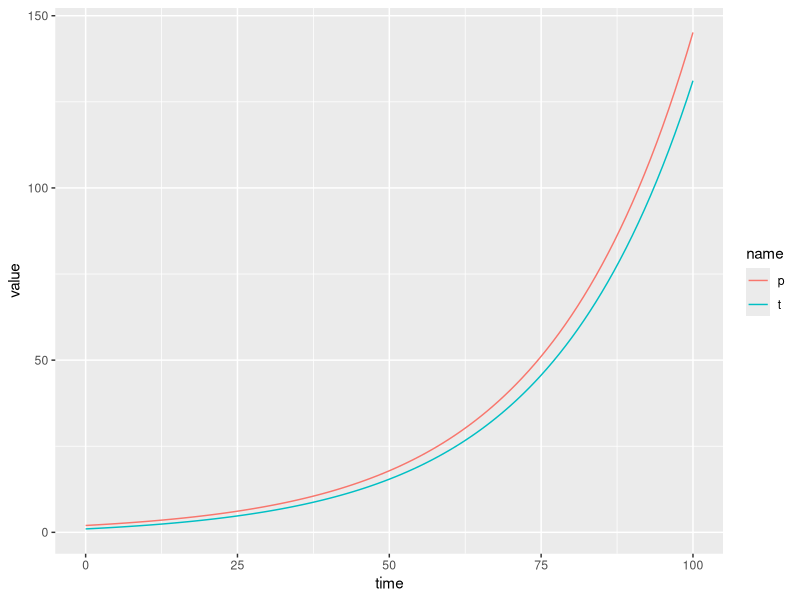
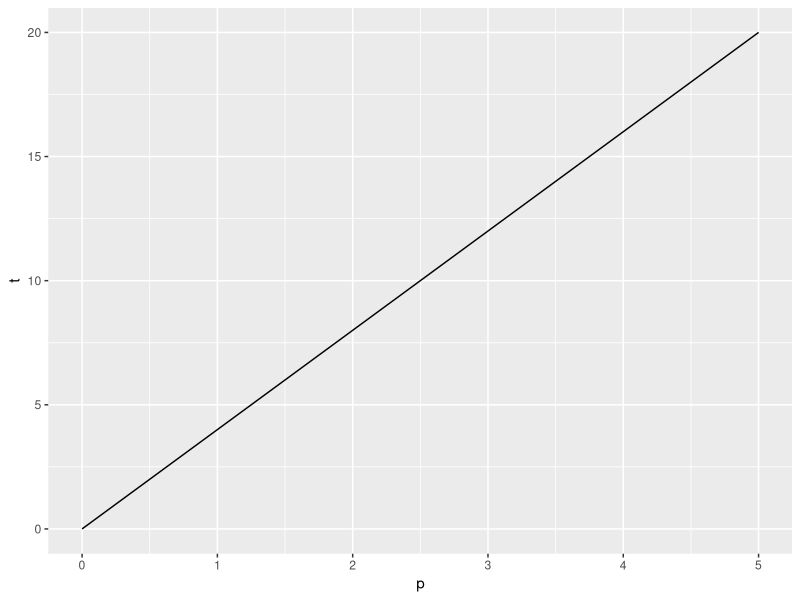
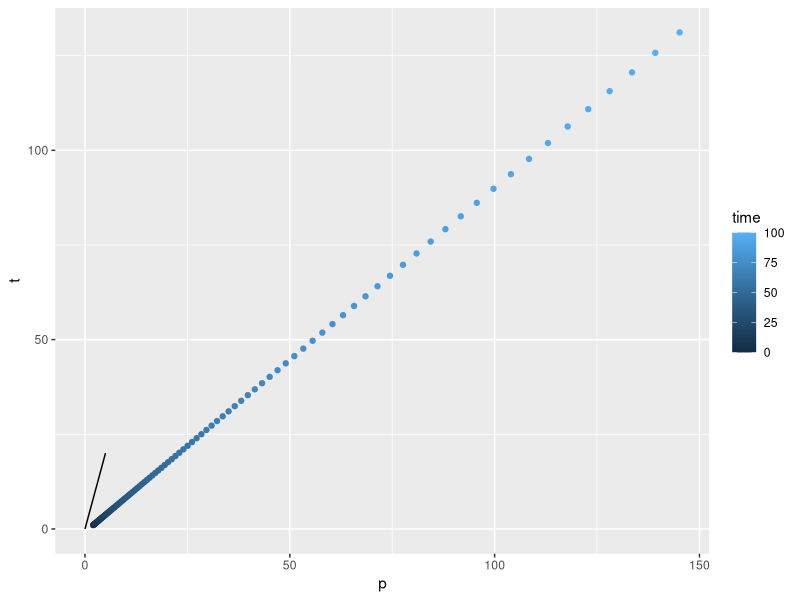

Reproduce these figures in R, in order.
rm(list = ls())

library(tidyverse)

get_beta <- function(t, p, a, theta, omega) { a * p - (t - theta) / (omega * omega) }

get_dt <- function(t, p, Gt, beta) { 0.5 * Gt * beta }

get_dp <- function(t, p, Gtp, beta) { 0.5 * Gtp * beta }

get_nextgen <- function(t, p, Gt, Gtp, a, theta, omega) {

  beta <- get_beta(t, p, a, theta, omega)

  dt <- get_dt(t, p, Gt, beta)
  dp <- get_dp(t, p, Gtp, beta)

  newt <- t + dt
  newp <- p + dp

  return(list(t = newt, p = newp))

}

get_nextgen(0, 0, 1, 1, 1, 1, 1)

sim_model <- function(t0, p0, Gt, Gtp, a, theta, omega, tend) {

  t <- t0
  p <- p0

  data <- tibble(time = 0, t = t, p = p)

  for (i in 1:tend) {

    newgen <- get_nextgen(t, p, Gt, Gtp, a, theta, omega)

    t <- newgen$t
    p <- newgen$p

    data <- data %>% add_row(time = i, t = t, p = p)

  }

  return(data)

}

data <- sim_model(
  t0 = 1,
  p0 = 2,
  Gt = 0.1,
  Gtp = 0.11,
  a = 1,
  theta = 0,
  omega = 2,
  tend = 100
)

data %>%
  pivot_longer(t:p) %>%
  ggplot(aes(x = time, y = value, group = name, color = name)) +
  geom_line()

get_teq <- function(p, a, theta, omega) {

  p * a * omega * omega + theta

}

equil <- tibble(
  p = seq(0, 5, 0.01),
  t = get_teq(p, a = 1, theta = 0, omega = 2)
)

plot <- equil %>%
  ggplot(aes(x = p, y = t)) +
  geom_line()

plot

plot +
  geom_point(data = data, aes(color = time))
